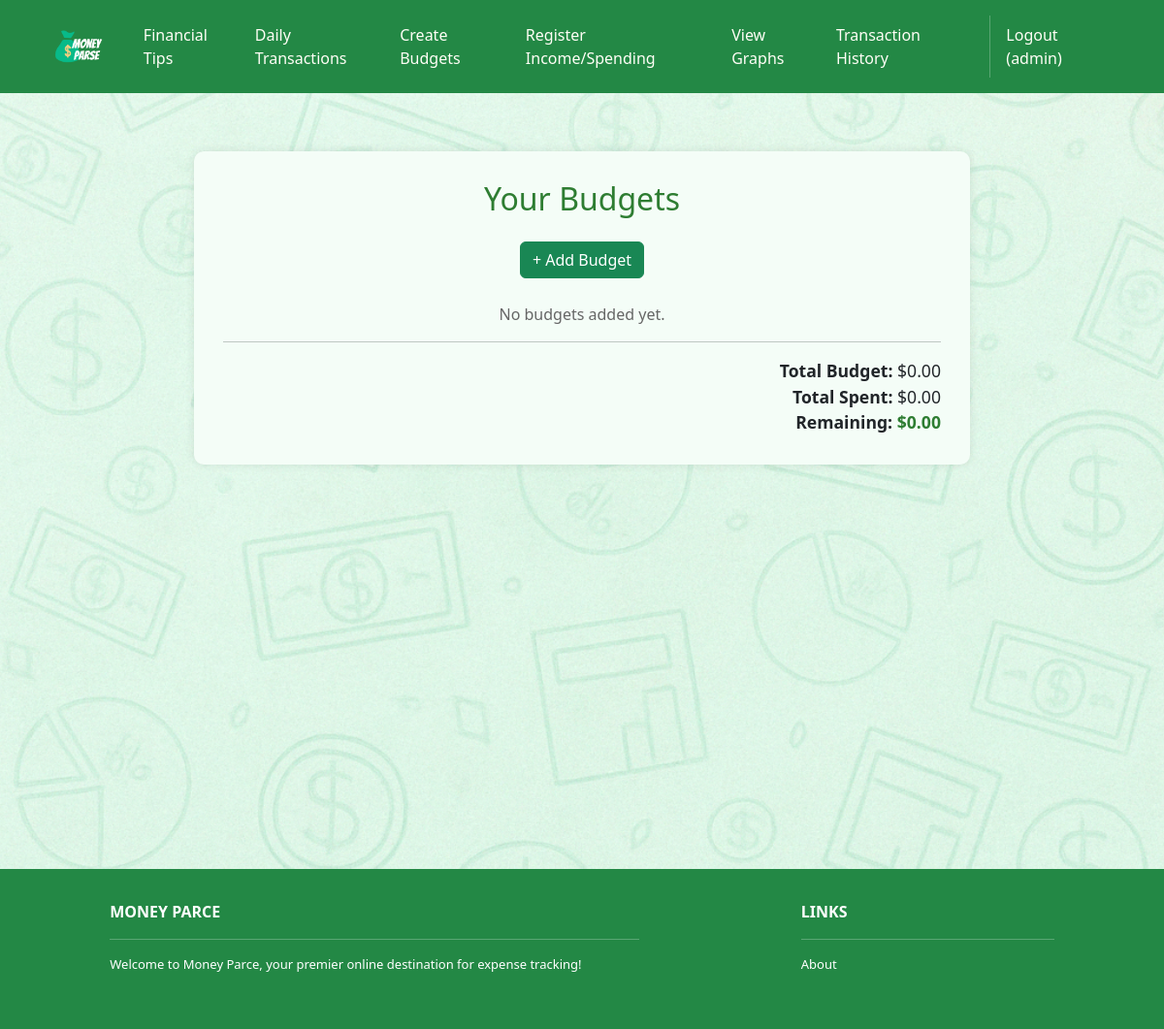
The page /budgets/ (signed in) on the database as committed earlier.
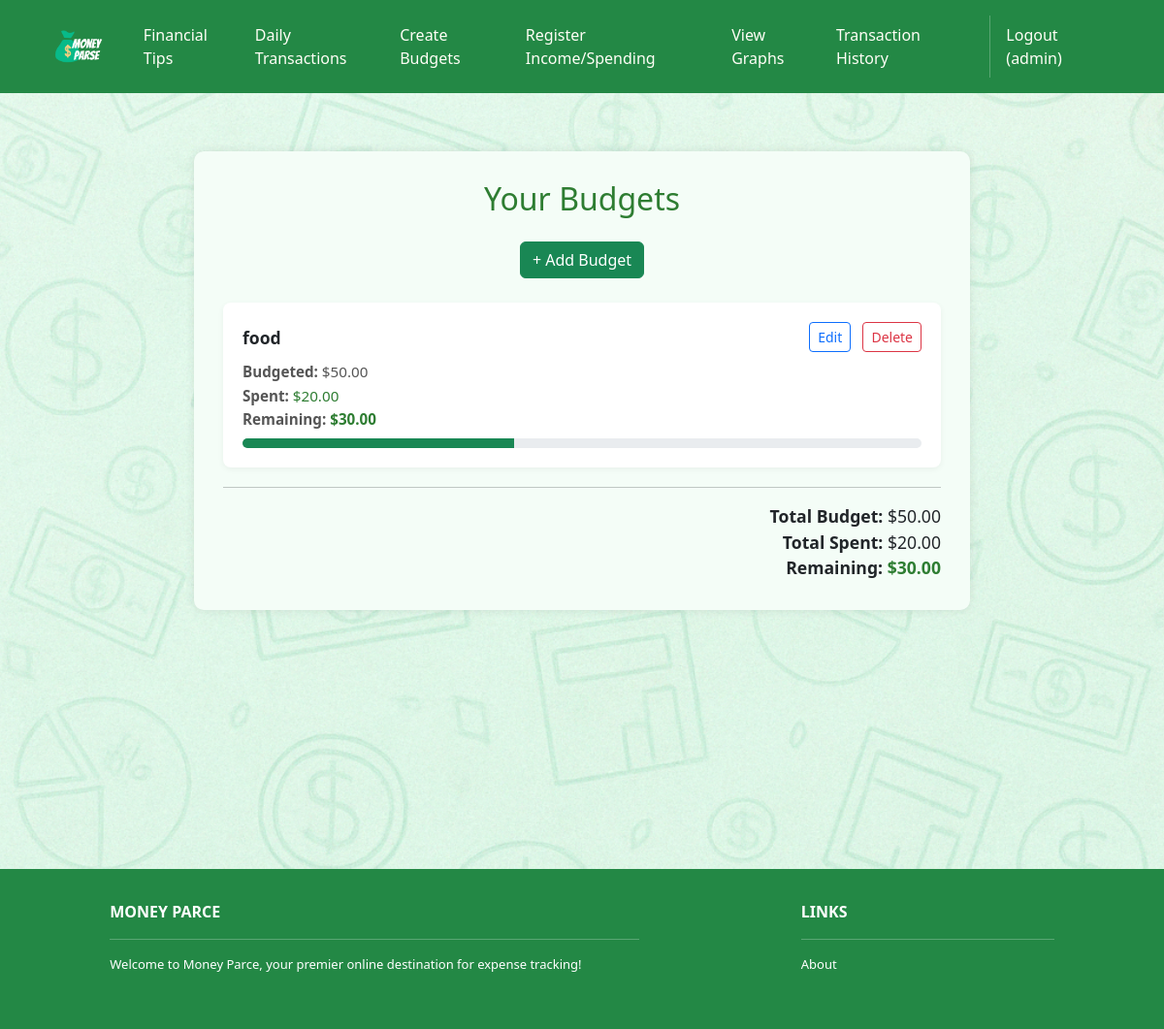
The same page on the database as committed later.
### budgets/models.py (models this page shows, shortened)
class Budget(models.Model):
    user = models.ForeignKey(User, on_delete=models.CASCADE)
    category = models.CharField(max_length=100)
    amount = models.DecimalField(max_digits=10, decimal_places=2)

### budgets/views.py (the view)
# urls.py: path('', BudgetListView.as_view(), name='budget-list'),
class BudgetListView(LoginRequiredMixin, ListView):
    model = Budget
    template_name = 'budgets/budget_list.html'
    def get_queryset(self):
        return Budget.objects.filter(user=self.request.user)
    def get_context_data(self, **kwargs):
        context = super().get_context_data(**kwargs)
        budgets = context['object_list']
        budget_spending = {}
        budget_remaining = {}
        budget_percentage = {}
        total_budget = 0
        total_spent = 0
        for budget in budgets:
            spent = Transaction.objects.filter(
                user=self.request.user,
                category__iexact=budget.category
            ).aggregate(Sum('amount'))['amount__sum'] or 0
            remaining = budget.amount - spent
            percent = (spent / budget.amount * 100) if budget.amount > 0 else 0
            budget_spending[budget.id] = spent
            budget_remaining[budget.id] = remaining
            budget_percentage[budget.id] = min(percent, 100)
            total_budget += budget.amount
            total_spent += spent
        context['budget_spending'] = budget_spending
        context['budget_remaining'] = budget_remaining
        context['budget_percentage'] = budget_percentage
        context['total_budget'] = total_budget
        context['total_spent'] = total_spent
        context['total_remaining'] = total_budget - total_spent
        return context

### budgets/templatetags/budget_extras.py (called while the page is built)
@register.filter
def dict_get(d, key):
    return d.get(key, 0)

### budgets/templates/budgets/budget_list.html
{% extends 'base.html' %}
{% load budget_extras %}
{% load static %}
{% block content %}
<div style="
  background-image: url('{% static 'img/transaction_bkgd.png' %}');
  background-size: cover;
  background-repeat: repeat;
  background-position: center;
  padding: 60px 20px;
  min-height: 100vh;
">
  <div style="max-width: 800px; margin: 0 auto; padding: 30px; border-radius: 10px; background-color: #f4fdf7; box-shadow: 0 0 10px rgba(0,0,0,0.1);">
    <h2 style="text-align: center; margin-bottom: 25px; color: #2e7d32;">Your Budgets</h2>
    <div style="text-align: center; margin-bottom: 25px;">
      <a href="{% url 'budget-create' %}" class="btn btn-success">+ Add Budget</a>
    </div>
    {% for budget in object_list %}
      {% with spent=budget_spending|dict_get:budget.id %}
        <div style="background-color: white; border-radius: 8px; padding: 20px; margin-bottom: 20px; box-shadow: 0 2px 6px rgba(0,0,0,0.05);">
          <div style="display: flex; justify-content: space-between; align-items: center; margin-bottom: 8px;">
            <strong style="font-size: 1.1rem;">{{ budget.category }}</strong>
            <div>
              <a href="{% url 'budget-edit' budget.pk %}" class="btn btn-sm btn-outline-primary me-2">Edit</a>
              <a href="{% url 'budget-delete' budget.pk %}" class="btn btn-sm btn-outline-danger">Delete</a>
            </div>
          </div>
          <div style="font-size: 0.95rem; color: #555; line-height: 1.6;">
            <div><strong>Budgeted:</strong> ${{ budget.amount|floatformat:2 }}</div>
            <div>
              <strong>Spent:</strong>
              <span style="color: {% if spent > budget.amount %}#c62828{% else %}#2e7d32{% endif %};">
                ${{ spent|floatformat:2 }}
              </span>
            </div>
            <div>
              <strong>Remaining:</strong>
              <span style="font-weight: bold; color: {% if spent > budget.amount %}#c62828{% else %}#2e7d32{% endif %};">
                ${{ budget_remaining|dict_get:budget.id|floatformat:2 }}
              </span>
            </div>
          </div>
          <div class="progress mt-2" style="height: 10px; margin-top: 10px;">
            <div class="progress-bar {% if spent > budget.amount %}bg-danger{% else %}bg-success{% endif %}"
                 role="progressbar"
                 style="width: {{ budget_percentage|dict_get:budget.id|floatformat:0 }}%; max-width: 100%;">
            </div>
          </div>
        </div>
      {% endwith %}
    {% empty %}
      <p style="text-align: center; color: #666;">No budgets added yet.</p>
    {% endfor %}
    <hr>
    <div style="text-align: right; font-size: 1.1rem;">
      <div><strong>Total Budget:</strong> ${{ total_budget|floatformat:2 }}</div>
      <div><strong>Total Spent:</strong> ${{ total_spent|floatformat:2 }}</div>
      <div>
        <strong>Remaining:</strong>
        <span style="color: {% if total_spent > total_budget %}#c62828{% else %}#2e7d32{% endif %}; font-weight: bold;">
          ${{ total_remaining|floatformat:2 }}
        </span>
      </div>
    </div>
  </div>
</div>
{% endblock %}

Rows that differ between the two databases and show on the page:
added Budget: category "food", amount "50.00", spent "20.00", id "30.00"
Other text that changed with them:
{{ total_budget|floatformat:2 }}: "0.00" → "50.00"
{{ total_spent|floatformat:2 }}: "0.00" → "20.00"
{{ total_remaining|floatformat:2 }}: "0.00" → "30.00"
text no longer shown: "No budgets added yet."
